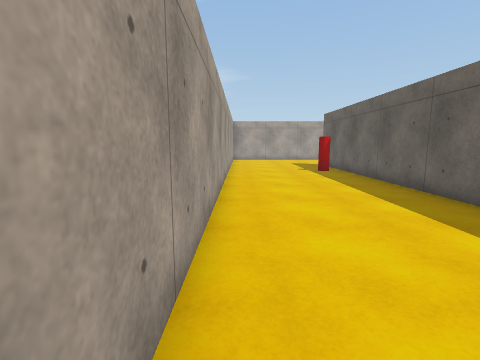
view 1 (above)

23 first-person views from a walk through a Unity game level. The camera is 1.3 m above the floor, tilts 8° down and sees 85° across. Doors are open. The floor is counted in squares, 1 m on a side. Each view is taken from the middle of a square. On the plan, view 1 faces up. The plan holds only what a view shows up to about 13 squares ahead; the rest is blank. The place goes on beyond the plan. The player is left out. Surface patterns are stand-ins for the level's own textures.

view 2
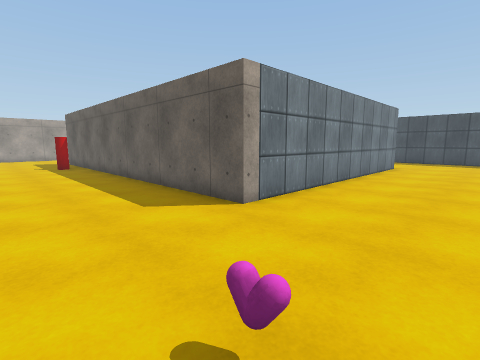

view 3
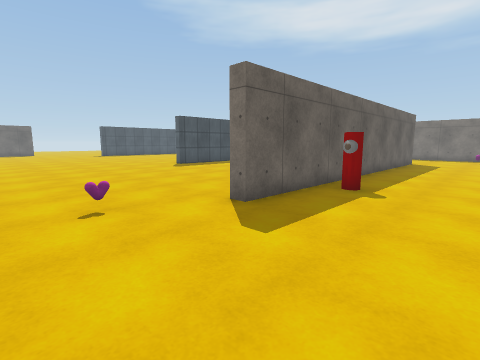

view 4
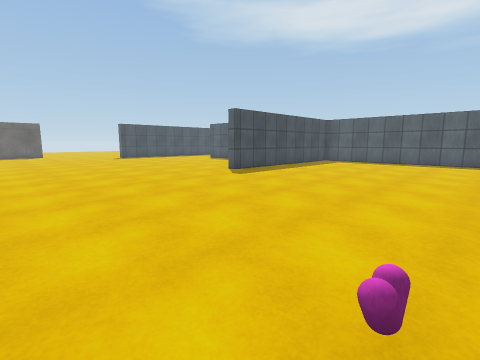

view 5
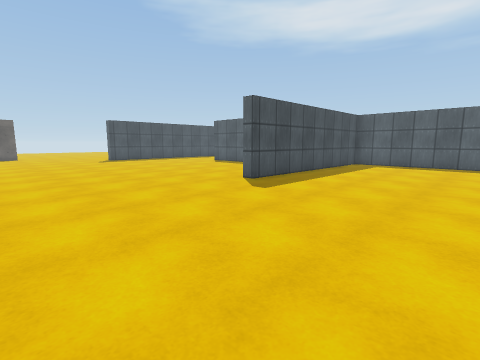

view 6
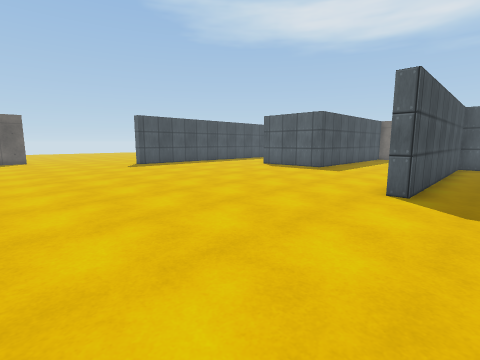

view 7
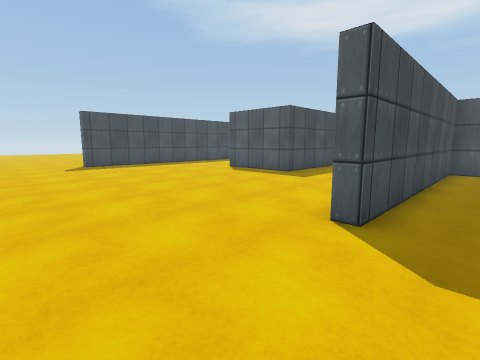

view 8
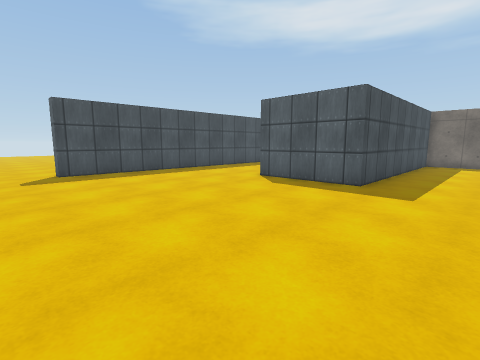

view 9
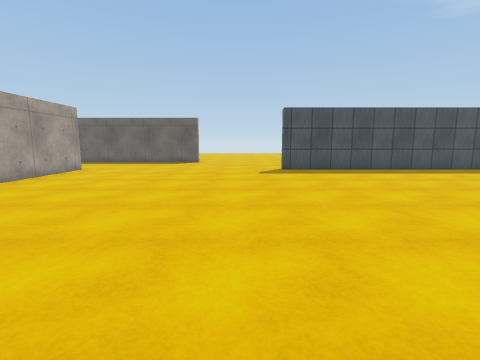

view 10
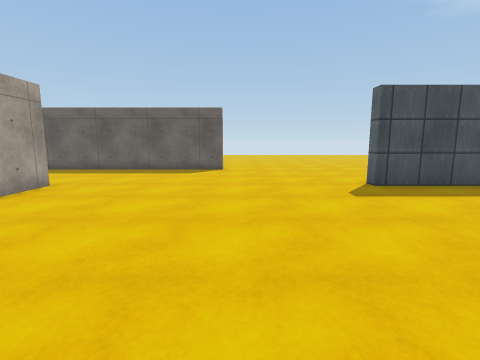

view 11
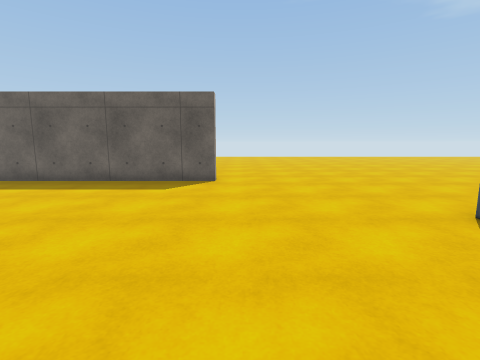

view 12
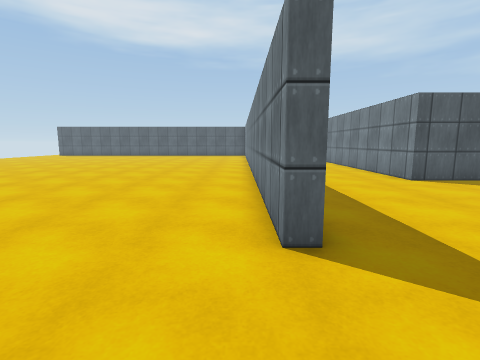

view 13
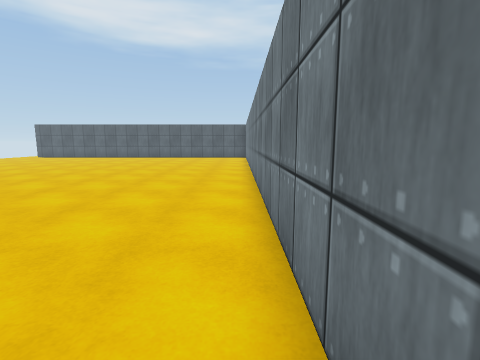

view 14
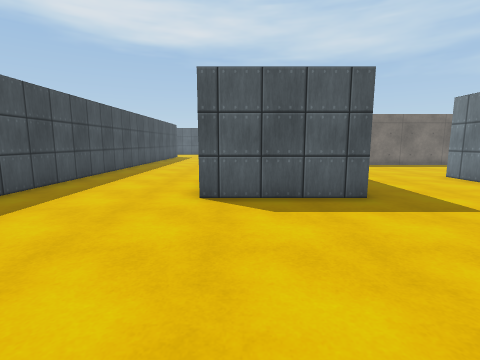

view 15
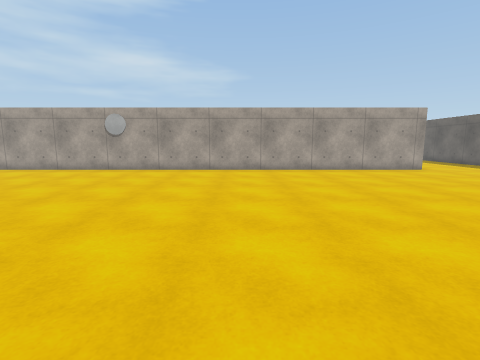

view 16
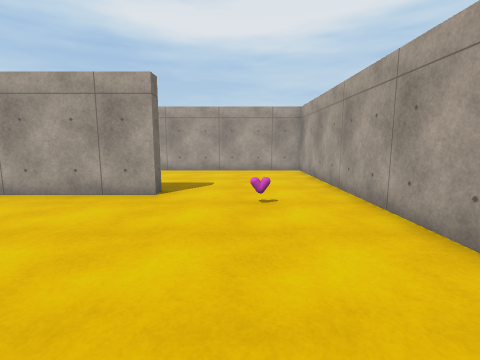

view 17
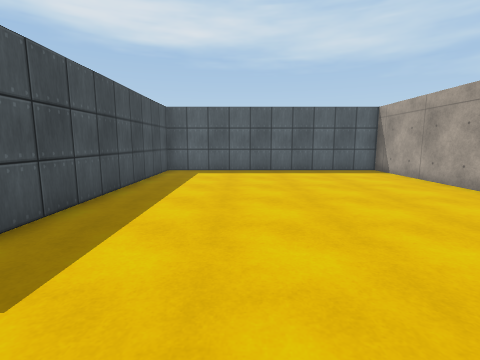

view 18
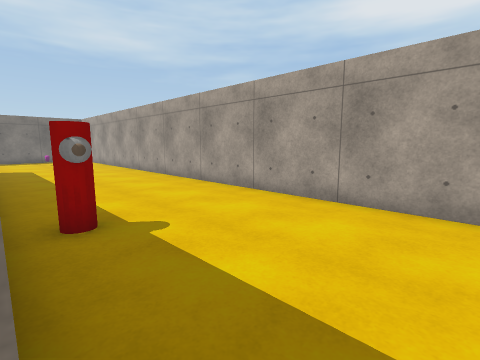

view 19
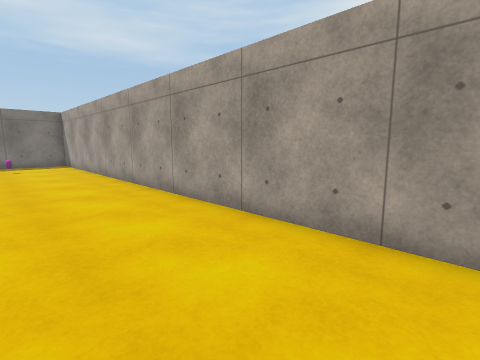

view 20
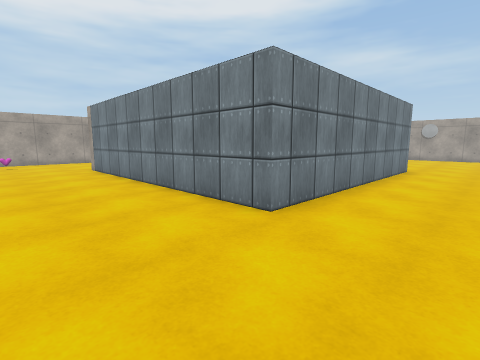

view 21
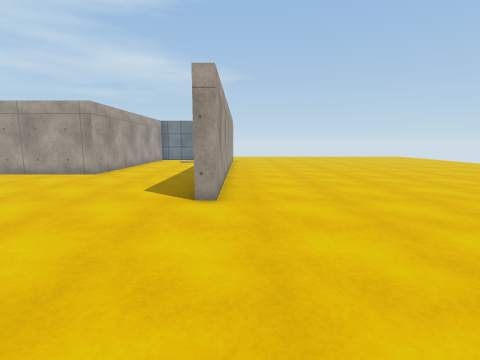

view 22
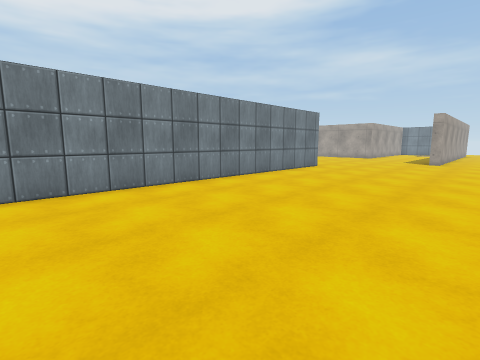

view 23
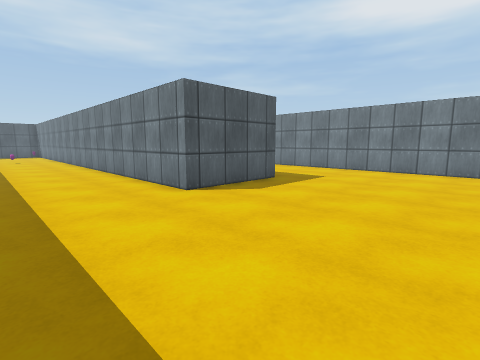

### Floor plan
Points are (right, up) in squares from view 1. A wall is a line through its corners. A room is listed if a view was taken in it or the views show most of it. See-through windows are left out.
Room 1 (views 1, 2, 3, 4, 5, 6, 7, 8, 9, 10, 11, 12, 13, 14, 15, 16, 17, 18, 19, 20, 21, 22, 23)
walls: (21, -2.6) (21, 4.9) (25, 4.9) (25, -3.5); (5.5, 7) (5.5, 1.4) (15.5, 1.4) (15.5, 10.9) (16, 10.9) (16, 0.9) (5, 0.9) (5, 15.9) (5.5, 15.9) (5.5, 11.9); (30, -2.1) (30, 10.9) (30.5, 10.9) (30.5, -2.8); (30, 22.5) (30, 20.9) (-0.5, 20.9) (-0.5, -2); (35.5, 22) (35.5, 15.9) (35, 15.9) (35, 22.5)
ways out: open door at (11, 18)
objects: other object (2, -2); other object (4, 12) to (4, 13); other object (6, 18)

Positions as (right, up) in squares from view 1, and headings:
1: (0, 0), facing up
2: (1, -3), facing up-right
3: (1, 20), facing down-right
4: (6, 20), facing down-right
5: (9, 18), facing down-right
6: (14, 18), facing down-right
7: (14, 15), facing down-right
8: (18, 13), facing down-right
9: (17, 13), facing right
10: (22, 15), facing right
11: (26, 15), facing right
12: (31, 14), facing down
13: (31, 11), facing down
14: (24, 11), facing down
15: (21, 8), facing up
16: (12, 18), facing left
17: (12, 14), facing down
18: (5, 17), facing down-left
19: (3, 13), facing down-left
20: (19, -3), facing up-left
21: (36, 10), facing up
22: (38, -3), facing up-left
23: (29, 11), facing down-left
